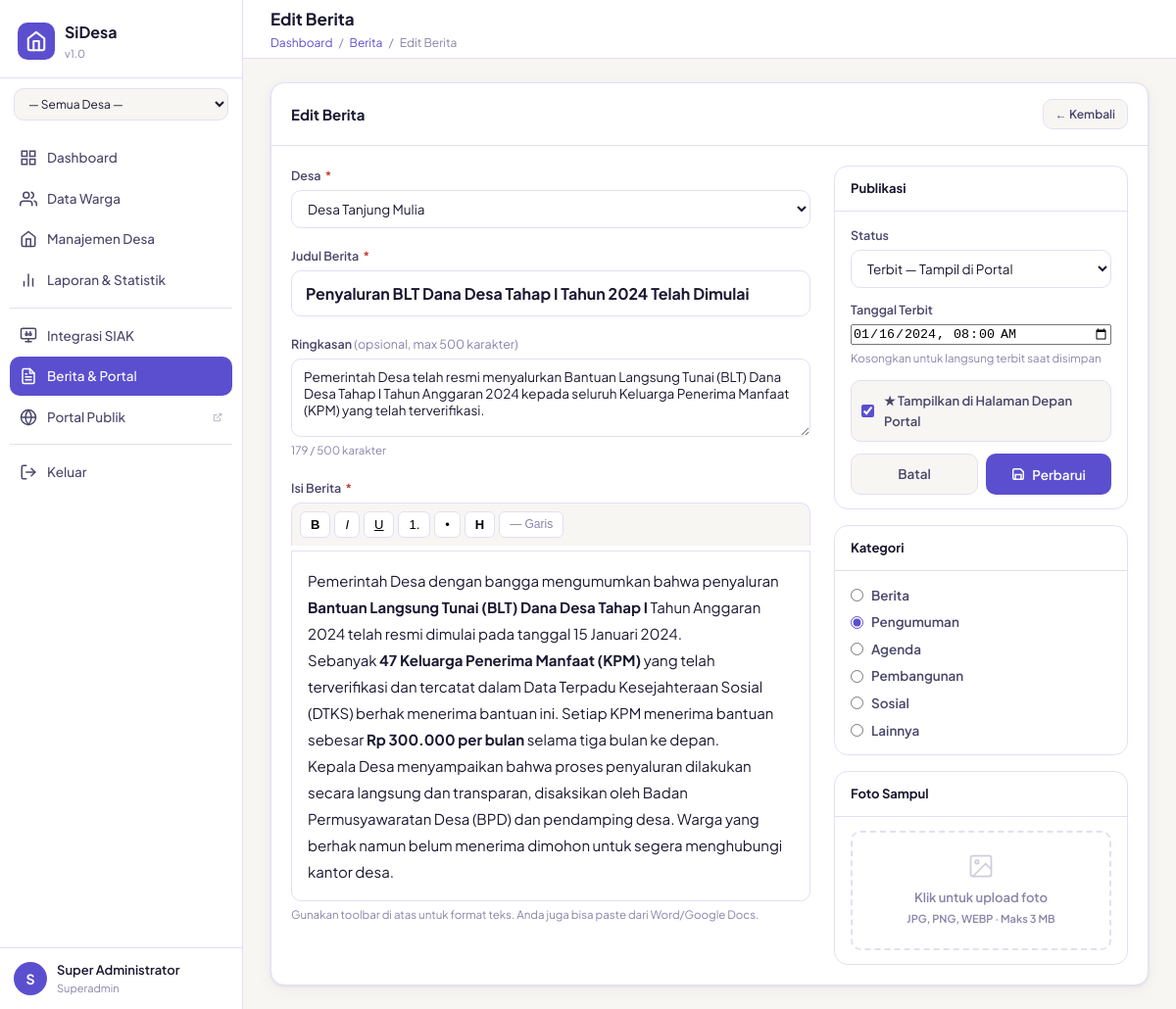
The page /modules/berita/form.php?id=1 (signed in) on the database its author committed.
### tables this page shows
CREATE TABLE IF NOT EXISTS berita (
    id              INT UNSIGNED AUTO_INCREMENT PRIMARY KEY,
    id_desa         INT UNSIGNED NOT NULL,
    id_penulis      INT UNSIGNED COMMENT 'FK ke pengguna',
    judul           VARCHAR(300) NOT NULL,
    slug            VARCHAR(320) NOT NULL COMMENT 'URL-friendly judul, unik per desa',
    ringkasan       VARCHAR(500) DEFAULT NULL COMMENT 'Cuplikan singkat untuk kartu berita',
    isi             LONGTEXT NOT NULL COMMENT 'Konten penuh berita (bisa HTML sederhana)',
    foto_utama      VARCHAR(255) DEFAULT NULL COMMENT 'Nama file foto di /uploads/berita/',
    kategori        ENUM('berita','pengumuman','agenda','pembangunan','sosial','lainnya') NOT NULL DEFAULT 'berita',
    status          ENUM('draft','terbit','arsip') NOT NULL DEFAULT 'draft',
    tampil_di_depan TINYINT(1) NOT NULL DEFAULT 0 COMMENT '1 = tampil di slider/featured portal',
    views           INT UNSIGNED NOT NULL DEFAULT 0,
    tgl_terbit      DATETIME DEFAULT NULL COMMENT 'Waktu resmi tayang (bisa dijadwalkan)',
    created_at      TIMESTAMP NOT NULL DEFAULT CURRENT_TIMESTAMP,
    updated_at      TIMESTAMP NOT NULL DEFAULT CURRENT_TIMESTAMP ON UPDATE CURRENT_TIMESTAMP,
    UNIQUE KEY uq_slug_desa (id_desa, slug),
    FOREIGN KEY (id_desa)    REFERENCES desa(id)     ON DELETE CASCADE,
    FOREIGN KEY (id_penulis) REFERENCES pengguna(id) ON DELETE SET NULL,
    INDEX idx_status    (status),
    INDEX idx_kategori  (kategori),
    INDEX idx_desa_terbit (id_desa, tgl_terbit)
);

CREATE TABLE IF NOT EXISTS desa (
    id              INT UNSIGNED AUTO_INCREMENT PRIMARY KEY,
    kode_desa       VARCHAR(20)  NOT NULL UNIQUE COMMENT 'Kode unik desa misal: DSA-001',
    nama_desa       VARCHAR(100) NOT NULL,
    kecamatan       VARCHAR(100) NOT NULL,
    kabupaten       VARCHAR(100) NOT NULL,
    provinsi        VARCHAR(100) NOT NULL DEFAULT 'Sumatera Utara',
    kode_pos        VARCHAR(10),
    kepala_desa     VARCHAR(100),
    luas_wilayah    DECIMAL(10,2) COMMENT 'Dalam hektar',
    latitude        DECIMAL(10,8),
    longitude       DECIMAL(11,8),
    deskripsi       TEXT,
    aktif           TINYINT(1) NOT NULL DEFAULT 1,
    created_at      TIMESTAMP NOT NULL DEFAULT CURRENT_TIMESTAMP,
    updated_at      TIMESTAMP NOT NULL DEFAULT CURRENT_TIMESTAMP ON UPDATE CURRENT_TIMESTAMP,
    INDEX idx_kecamatan (kecamatan),
    INDEX idx_aktif (aktif)
);

### includes/auth.php (called while the page is built, shortened)
<?php
require_once __DIR__ . '/config.php';
function isSuperadmin(): bool {
    return ($_SESSION['peran'] ?? '') === 'superadmin';
}

### includes/config.php (called while the page is built, shortened)
<?php
function e(string $s): string {
    return htmlspecialchars($s, ENT_QUOTES, 'UTF-8');
}

### modules/berita/form.php (the view, shortened to what this page needs)
<?php
require_once __DIR__ . '/../../includes/auth.php';
$db     = getDB();
$idDesa = getIdDesaAktif();
$id     = (int)($_GET['id'] ?? 0);
$isEdit = $id > 0;
$berita = [];
if ($isEdit) {
    $s = $db->prepare("SELECT * FROM berita WHERE id=?");
    $s->execute([$id]);
    $berita = $s->fetch();
}
$desList = isSuperadmin()
    ? $db->query("SELECT id, nama_desa FROM desa WHERE aktif=1 ORDER BY nama_desa")->fetchAll()
    : [];
$nilaiDesaPost = (int)($_POST['id_desa'] ?? $berita['id_desa'] ?? $idDesa ?? 0);
$labelKat = ['berita'=>'Berita','pengumuman'=>'Pengumuman','agenda'=>'Agenda','pembangunan'=>'Pembangunan','sosial'=>'Sosial','lainnya'=>'Lainnya'];
require_once __DIR__ . '/../../includes/header.php';
?>
<div class="card">
    <div class="card-header">
        <span class="card-title"><?= $isEdit ? 'Edit Berita' : 'Tulis Berita Baru' ?></span>
        <a href="index.php" class="btn btn-secondary btn-sm">← Kembali</a>
    </div>
    <div class="card-body">
        <form method="POST" enctype="multipart/form-data">
            <div style="display:grid;grid-template-columns:1fr 300px;gap:24px;align-items:flex-start">
                <div style="display:flex;flex-direction:column;gap:18px">
                    <?php if (isSuperadmin()): ?>
                    <div class="form-group">
                        <label class="field">Desa <span class="req">*</span></label>
                        <select name="id_desa" required>
                            <?php foreach ($desList as $d): ?>
                            <option value="<?= $d['id'] ?>" <?= $nilaiDesaPost==$d['id']?'selected':'' ?>><?= e($d['nama_desa']) ?></option>
                            <?php endforeach; ?>
                        </select>
                    </div>
                    <?php else: ?>
                    <input type="hidden" name="id_desa" value="<?= $idDesa ?>">
                    <?php endif; ?>
                    <div class="form-group">
                        <label class="field">Judul Berita <span class="req">*</span></label>
                        <input type="text" name="judul" value="<?= e($_POST['judul'] ?? $berita['judul'] ?? '') ?>"
                               placeholder="Tulis judul yang menarik…" required
                               style="font-size:16px;font-weight:700;padding:12px 14px">
                    </div>
                    <div class="form-group">
                        <label class="field">Ringkasan <span style="color:var(--text-3);font-weight:400">(opsional, max 500 karakter)</span></label>
                        <textarea name="ringkasan" maxlength="500" rows="2"
                                  placeholder="Cuplikan singkat yang tampil di kartu berita portal…"><?= e($_POST['ringkasan'] ?? $berita['ringkasan'] ?? '') ?></textarea>
                        <span class="form-hint" id="ringkasanCount">0 / 500 karakter</span>
                    </div>
                    <div class="form-group">
                        <label class="field">Isi Berita <span class="req">*</span></label>
                        <div id="editorToolbar" style="display:flex;gap:4px;flex-wrap:wrap;padding:8px;background:var(--bg);border:1px solid var(--border);border-bottom:none;border-radius:var(--radius) var(--radius) 0 0">
                            <?php
                            $tools = [
                                ['bold','<b>B</b>','font-weight:700'],
                                ['italic','<i>I</i>','font-style:italic'],
                                ['underline','<u>U</u>','text-decoration:underline'],
                                ['insertOrderedList','1.',''],
                                ['insertUnorderedList','•',''],
                            ];
                            foreach ($tools as [$cmd, $lbl, $st]): ?>
                            <button type="button" onclick="document.execCommand('<?= $cmd ?>')"
                                    style="padding:5px 10px;border:1px solid var(--border);border-radius:6px;background:#fff;cursor:pointer;font-size:13px;<?= $st ?>"
                                    title="<?= $cmd ?>"><?= $lbl ?></button>
                            <?php endforeach; ?>
                            <button type="button" onclick="insertH2()" style="padding:5px 10px;border:1px solid var(--border);border-radius:6px;background:#fff;cursor:pointer;font-size:13px;font-weight:700">H</button>
                            <button type="button" onclick="insertHR()" style="padding:5px 10px;border:1px solid var(--border);border-radius:6px;background:#fff;cursor:pointer;font-size:12px;color:var(--text-3)">― Garis</button>
                        </div>
                        <div id="isiEditor"
                             contenteditable="true"
                             style="min-height:320px;padding:16px;border:1px solid var(--border);border-radius:0 0 var(--radius) var(--radius);background:#fff;font-size:15px;line-height:1.8;outline:none;color:var(--text-1)"
                             ><?= $_POST['isi'] ?? $berita['isi'] ?? '' ?></div>
                        <span class="form-hint">Gunakan toolbar di atas untuk format teks. Anda juga bisa paste dari Word/Google Docs.</span>
                    </div>
                </div>
                <div style="display:flex;flex-direction:column;gap:16px;position:sticky;top:80px">
                    <div class="card" style="box-shadow:none">
                        <div class="card-header" style="padding:12px 16px">
                            <span class="card-title" style="font-size:13px">Publikasi</span>
                        </div>
                        <div class="card-body" style="padding:14px 16px;display:flex;flex-direction:column;gap:12px">
                            <div class="form-group">
                                <label class="field">Status</label>
                                <select name="status" id="statusSelect">
                                    <?php foreach (['draft'=>'Draft — Belum Terbit','terbit'=>'Terbit — Tampil di Portal','arsip'=>'Arsip — Disembunyikan'] as $v => $lbl): ?>
                                    <option value="<?= $v ?>" <?= ($_POST['status'] ?? $berita['status'] ?? 'draft')===$v?'selected':'' ?>><?= $lbl ?></option>
                                    <?php endforeach; ?>
                                </select>
                            </div>
                            <div class="form-group">
                                <label class="field">Tanggal Terbit</label>
                                <input type="datetime-local" name="tgl_terbit"
                                       value="<?= e(isset($berita['tgl_terbit']) && $berita['tgl_terbit'] ? date('Y-m-d\TH:i', strtotime($berita['tgl_terbit'])) : '') ?>">
                                <span class="form-hint">Kosongkan untuk langsung terbit saat disimpan</span>
                            </div>
                            <div style="display:flex;align-items:center;gap:10px;padding:10px;background:var(--bg);border-radius:var(--radius);border:1px solid var(--border)">
                                <input type="checkbox" name="tampil_di_depan" id="featured" value="1"
                                       <?= ($_POST['tampil_di_depan'] ?? $berita['tampil_di_depan'] ?? 0) ? 'checked' : '' ?>
                                       style="width:auto;accent-color:var(--brand)">
                                <label for="featured" style="cursor:pointer;font-size:13px;font-weight:600;margin:0">
                                    ★ Tampilkan di Halaman Depan Portal
                                </label>
                            </div>
                            <div style="display:flex;gap:8px">
                                <a href="index.php" class="btn btn-secondary" style="flex:1;justify-content:center">Batal</a>
                                <button type="submit" class="btn btn-primary" style="flex:1">
                                    <svg width="14" height="14" viewBox="0 0 24 24" fill="none" stroke="currentColor" stroke-width="2.5"><path d="M19 21H5a2 2 0 01-2-2V5a2 2 0 012-2h11l5 5v11a2 2 0 01-2 2z"/><polyline points="17 21 17 13 7 13 7 21"/></svg>
                                    <?= $isEdit ? 'Perbarui' : 'Simpan' ?>
                                </button>
                            </div>
                        </div>
                    </div>
                    <div class="card" style="box-shadow:none">
                        <div class="card-header" style="padding:12px 16px"><span class="card-title" style="font-size:13px">Kategori</span></div>
                        <div class="card-body" style="padding:14px 16px">
                            <div style="display:flex;flex-direction:column;gap:6px">
                                <?php foreach ($labelKat as $k => $lbl): ?>
                                <label style="display:flex;align-items:center;gap:8px;cursor:pointer;font-size:13.5px">
                                    <input type="radio" name="kategori" value="<?= $k ?>"
                                           <?= ($_POST['kategori'] ?? $berita['kategori'] ?? 'berita')===$k?'checked':'' ?>
                                           style="width:auto;accent-color:var(--brand)">
                                    <?= $lbl ?>
                                </label>
                                <?php endforeach; ?>
                            </div>
                        </div>
                    </div>
                    <div class="card" style="box-shadow:none">
                        <div class="card-header" style="padding:12px 16px"><span class="card-title" style="font-size:13px">Foto Sampul</span></div>
                        <div class="card-body" style="padding:14px 16px">
                            <label for="fotoInput" style="display:block;border:2px dashed var(--border);border-radius:var(--radius);padding:20px;text-align:center;cursor:pointer;transition:border-color .15s;font-size:13px;color:var(--text-3)" id="dropZone">
                                <svg width="28" height="28" viewBox="0 0 24 24" fill="none" stroke="currentColor" stroke-width="1.5" style="display:block;margin:0 auto 8px;opacity:.4"><rect x="3" y="3" width="18" height="18" rx="2"/><circle cx="8.5" cy="8.5" r="1.5"/><polyline points="21 15 16 10 5 21"/></svg>
                                <span id="dropLabel"><?= ($isEdit && !empty($berita['foto_utama'])) ? 'Klik untuk ganti foto' : 'Klik untuk upload foto' ?></span><br>
                                <span style="font-size:11px">JPG, PNG, WEBP · Maks 3 MB</span>
                            </label>
                        </div>
                    </div>
                </div>
            </div>
        </form>
    </div>
</div>
<?php require_once __DIR__ . '/../../includes/footer.php'; ?>

### assets/css/style.css (style rules this page uses)
:root { --bg: #F7F6F3; --surface: #FFFFFF; --surface-2: #F1EFF9; --border: #E2DFF5; --border-soft: #EDE9FF; --text-1: #1A1830; --text-2: #4A4769; --text-3: #8884A8; --brand: #5B4FCF; --brand-dark: #3D35A8; --brand-light: #EDE9FF; --brand-glow: rgba(91,79,207,0.12); --teal: #0D9B8A; --teal-light: #E0F5F2; --amber: #C4731A; --amber-light: #FEF3E2; --red: #C0392B; --red-light: #FDECEA; --green: #1A7A4A; --green-light: #E3F5EC; --sidebar-w: 248px; --radius: 10px; --radius-lg: 14px; --shadow: 0 1px 3px rgba(30,20,80,0.08), 0 4px 16px rgba(30,20,80,0.05); --shadow-md: 0 4px 12px rgba(30,20,80,0.12), 0 1px 3px rgba(30,20,80,0.08); }
*, *::before, *::after { box-sizing: border-box; margin: 0; padding: 0; }
body { font-family: 'Plus Jakarta Sans', sans-serif; background: var(--bg); color: var(--text-1); font-size: 14px; line-height: 1.6; display: flex; min-height: 100vh; }
.card { background: var(--surface); border: 1px solid var(--border); border-radius: var(--radius-lg); box-shadow: var(--shadow); }
.card-header { padding: 16px 20px; border-bottom: 1px solid var(--border); display: flex; align-items: center; justify-content: space-between; gap: 12px; }
.card-title { font-size: 15px; font-weight: 700; color: var(--text-1); }
.card-body { padding: 20px; }
.form-group { display: flex; flex-direction: column; gap: 5px; }
label { font-size: 12.5px; font-weight: 600; color: var(--text-2); }
label .req { color: var(--red); margin-left: 2px; }
input[type=text], input[type=date], input[type=email], input[type=tel], input[type=number], select, textarea { padding: 9px 12px; border: 1px solid var(--border); border-radius: var(--radius); font-family: inherit; font-size: 13.5px; color: var(--text-1); background: var(--surface); transition: border-color 0.15s, box-shadow 0.15s; width: 100%; }
textarea { resize: vertical; min-height: 80px; }
.form-hint { font-size: 11.5px; color: var(--text-3); }
.btn { display: inline-flex; align-items: center; justify-content: center; gap: 7px; padding: 9px 18px; border-radius: var(--radius); font-family: inherit; font-size: 13.5px; font-weight: 600; cursor: pointer; transition: background 0.15s, box-shadow 0.15s, transform 0.1s; border: none; text-decoration: none; white-space: nowrap; }
.btn-primary { background: var(--brand); color: #fff; }
.btn-secondary { background: var(--bg); color: var(--text-2); border: 1px solid var(--border); }
.btn-sm { padding: 5px 12px; font-size: 12px; }

### rows shown on the page
berita: id_desa "Desa Tanjung Mulia", judul "Penyaluran BLT Dana Desa Tahap I Tahun 2024 Telah Dimulai", ringkasan "Pemerintah Desa telah resmi menyalurkan Bantuan Langsung Tunai (BLT) Dana Desa Tahap I Tahun Anggaran 2024 kepada seluruh Keluarga Penerima Manfaat (KPM) yang telah terverifikasi.", isi "Pemerintah Desa dengan bangga mengumumkan bahwa penyaluran Bantuan Langsung Tunai (BLT) Dana Desa Tahap I Tahun Anggaran 2024 telah resmi dimulai pada tanggal 15 Januari 2024. Sebanyak 47 Keluarga Penerima Manfaat (KPM) yang telah terverifikasi dan tercatat dalam Data Terpadu Kesejahteraan Sosial (DTKS) berhak menerima bantuan ini. Setiap KPM menerima bantuan sebesar Rp 300.000 per bulan selama tiga bulan ke depan. Kepala Desa menyampaikan bahwa proses penyaluran dilakukan secara langsung dan transparan, disaksikan oleh Badan Permusyawaratan Desa (BPD) dan pendamping desa. Warga yang berhak namun belum menerima dimohon untuk segera menghubungi kantor desa.", status "Terbit — Tampil di Portal", tgl_terbit "01/16/2024 08:00", tampil_di_depan "☑", kategori "☐ Berita", kategori "☑ Pengumuman", kategori "☐ Agenda", kategori "☐ Pembangunan", kategori "☐ Sosial", kategori "☐ Lainnya"

### other values the page prints
substr($_SESSION['nama_lengkap'] ?? 'U', 0, 1) "S"
$_SESSION['nama_lengkap'] "Super Administrator"
str_replace('_', ' ', $_SESSION['peran'] ?? '') "Superadmin"
$pageTitle "Edit Berita"
$label "Dashboard"
$label "Berita"
$label "Edit Berita"
$lbl "B"
$lbl "I"
$lbl "U"
$lbl "1."
$lbl "•"
$lbl "Berita"
$lbl "Pengumuman"
$lbl "Agenda"
